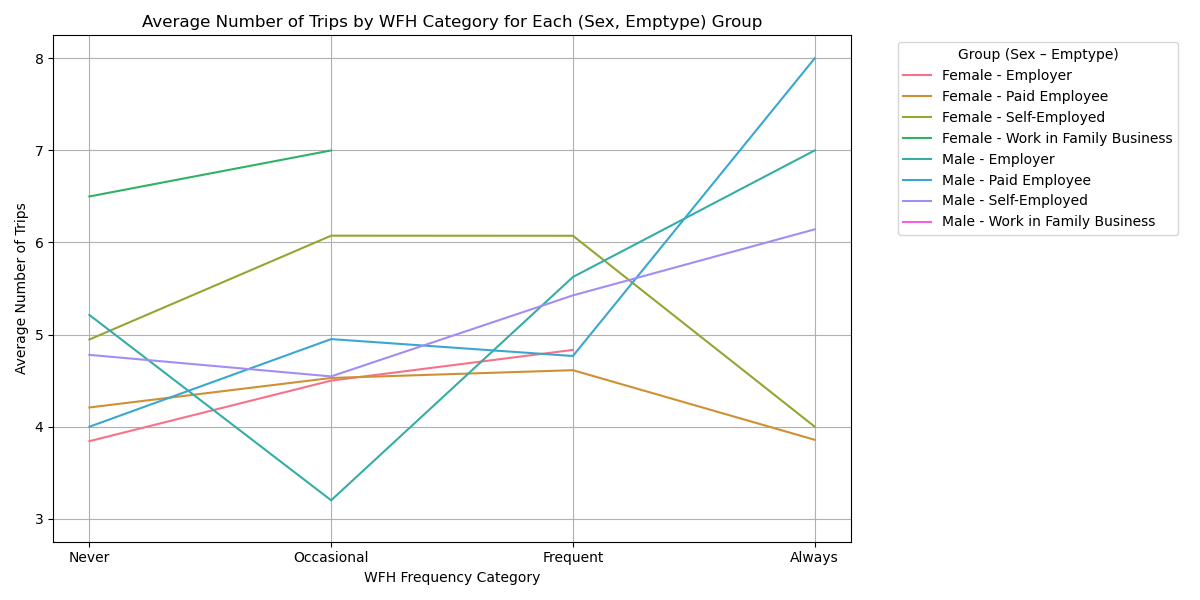

Generate this figure with Python:
import pandas as pd
import matplotlib.pyplot as plt
import seaborn as sns

def task2_2():
    person_dataset = pd.read_csv(r"/Users/phamthiphuongthuy/Desktop/Unimelb/Y2S1/EODP/eodp_a1/person_vista_2023_2024.csv")
    trip_dataset = pd.read_csv("/Users/phamthiphuongthuy/Desktop/Unimelb/Y2S1/EODP/eodp_a1/trips_vista_2023_2024 (1).csv")
    person_dataset = person_dataset[person_dataset['emptype'] != 'Not in Work Force']
    working_dataset = person_dataset[['wfhmon', 'wfhtue', 'wfhwed', 'wfhthu', 'wfhfri', 'wfhsat', 'wfhsun']]


    working_dataset = working_dataset.replace({'Yes' : 1, 'No' : 0})
    working_dataset['sum_of_days'] = working_dataset[['wfhmon', 'wfhtue', 'wfhwed', 'wfhthu', 'wfhfri', 'wfhsat', 'wfhsun']].sum(axis = 1)
    
    #Assisted by GenAI 
    #------------------
    
    working_dataset['wfh_category'] = pd.cut(working_dataset['sum_of_days'],
                                                bins = [0, 1, 3, 6, 8],
                                                labels = ['Never', 'Occasional', 'Frequent', 'Always'],
                                                right = False
    )
    #----------------------------------------------

    person_dataset = pd.concat([person_dataset, working_dataset], axis = 1)
    person_dataset = person_dataset.dropna(subset=['sex', 'emptype'])
    
    trips_total = trip_dataset.groupby(['persid']).size().reset_index(name = 'trips_total')
    person_dataset = person_dataset.merge(
        trips_total,
        on = 'persid',
        how = 'inner'
    )
    
    average_trips_df = person_dataset.groupby(['sex', 'emptype', 'wfh_category']).agg(
            group_size=('persid', 'count'),      # Number of people in this group
            total_trips=('trips_total', 'sum'),  # Sum of all trips made by this group
            average_trips=('trips_total', 'mean'), # Average trips per person
        ).reset_index()
    
    wfh_order = ['Never', 'Occasional', 'Frequent', 'Always']
    average_trips_df['wfh_category'] = pd.Categorical(average_trips_df['wfh_category'], 
                                                 categories=wfh_order, ordered=True)
    average_trips_df = average_trips_df.sort_values(['sex', 'emptype', 'wfh_category'])

    #average_trips_df = person_dataset.groupby(['wfh_category', 'sex', 'emptype'])['trips_total'].mean().reset_index()
    average_trips_df['group'] = average_trips_df['sex'] + ' - ' + average_trips_df['emptype']

    plt.figure(figsize=(12, 6))
    palette = sns.color_palette("husl", n_colors=average_trips_df['group'].nunique())

    for idx, (label, subdf) in enumerate(average_trips_df.groupby('group')):
        plt.plot(subdf['wfh_category'], subdf['average_trips'], label=label, color=palette[idx])

    plt.title("Average Number of Trips by WFH Category for Each (Sex, Emptype) Group")
    plt.xlabel("WFH Frequency Category")
    plt.ylabel("Average Number of Trips")
    plt.legend(title="Group (Sex – Emptype)", bbox_to_anchor=(1.05, 1), loc='upper left')
    plt.grid(True)
    plt.tight_layout()
    plt.savefig("another_task2_2.png")

'''Declaration

I acknowledge the use of Deepseek AI [deepseek.com] in helping me fine tune the visualisation, syntax errors and regarding how to use certain functions

I used the following prompts: "how to categorise data based on a column"
                                "For each combination of gender and employment type, should create a bar chart 
                                that is divided into multiple parts."
                                "i have two data frames, they both have a persid column but one of the dataframes is processed. 
                                How can i use the column of the processed dataframe in my other dataframe"

I used the output to better understand the syntax of the code and how the dataframe is manipulated'''  


